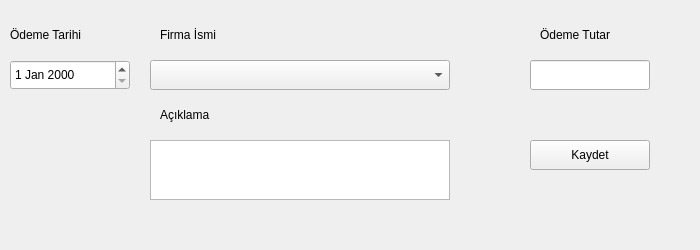
<?xml version="1.0" encoding="UTF-8"?>
<ui version="4.0">
 <class>widget</class>
 <widget class="QWidget" name="widget">
  <property name="geometry">
   <rect>
    <x>0</x>
    <y>0</y>
    <width>700</width>
    <height>250</height>
   </rect>
  </property>
  <property name="windowTitle">
   <string>Ödeme Giriş</string>
  </property>
  <widget class="QDateEdit" name="deOdemeTarihi">
   <property name="geometry">
    <rect>
     <x>10</x>
     <y>60</y>
     <width>120</width>
     <height>30</height>
    </rect>
   </property>
  </widget>
  <widget class="QComboBox" name="cbFirmaAdi">
   <property name="geometry">
    <rect>
     <x>150</x>
     <y>60</y>
     <width>300</width>
     <height>30</height>
    </rect>
   </property>
  </widget>
  <widget class="QLabel" name="label">
   <property name="geometry">
    <rect>
     <x>10</x>
     <y>20</y>
     <width>120</width>
     <height>30</height>
    </rect>
   </property>
   <property name="text">
    <string>Ödeme Tarihi</string>
   </property>
  </widget>
  <widget class="QLabel" name="label_2">
   <property name="geometry">
    <rect>
     <x>160</x>
     <y>20</y>
     <width>120</width>
     <height>30</height>
    </rect>
   </property>
   <property name="text">
    <string>Firma İsmi</string>
   </property>
  </widget>
  <widget class="QLabel" name="label_4">
   <property name="geometry">
    <rect>
     <x>540</x>
     <y>20</y>
     <width>120</width>
     <height>30</height>
    </rect>
   </property>
   <property name="text">
    <string>Ödeme Tutar</string>
   </property>
  </widget>
  <widget class="QLineEdit" name="leOdemeTutar">
   <property name="geometry">
    <rect>
     <x>530</x>
     <y>60</y>
     <width>120</width>
     <height>30</height>
    </rect>
   </property>
  </widget>
  <widget class="QPushButton" name="pushButton">
   <property name="geometry">
    <rect>
     <x>530</x>
     <y>140</y>
     <width>120</width>
     <height>30</height>
    </rect>
   </property>
   <property name="text">
    <string>Kaydet</string>
   </property>
  </widget>
  <widget class="QLabel" name="label_5">
   <property name="geometry">
    <rect>
     <x>160</x>
     <y>100</y>
     <width>120</width>
     <height>30</height>
    </rect>
   </property>
   <property name="text">
    <string>Açıklama</string>
   </property>
  </widget>
  <widget class="QTextEdit" name="textEdit">
   <property name="geometry">
    <rect>
     <x>150</x>
     <y>140</y>
     <width>300</width>
     <height>60</height>
    </rect>
   </property>
  </widget>
 </widget>
 <resources/>
 <connections/>
</ui>
